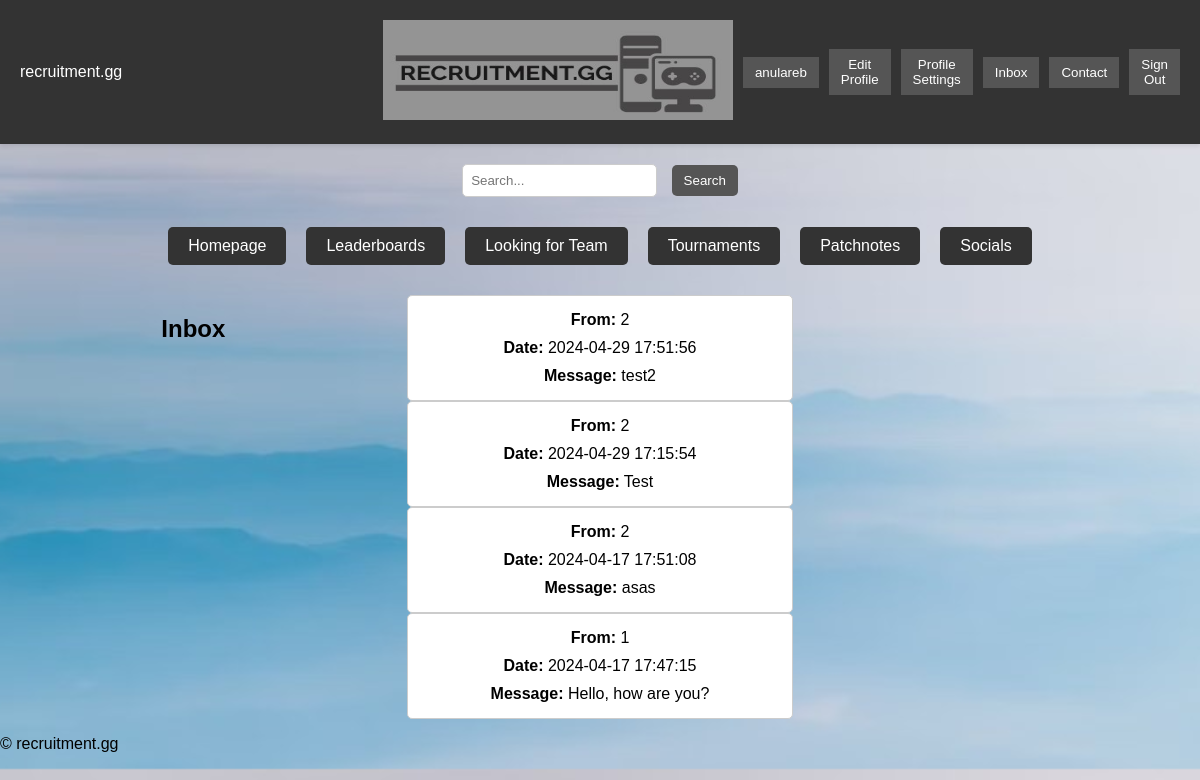
The app's page /inbox.php (signed in) with its own data.
### tables this page shows
CREATE TABLE `messages` (
  `id` int NOT NULL AUTO_INCREMENT,
  `sender_id` int NOT NULL,
  `recipient_id` int NOT NULL,
  `message` text NOT NULL,
  `timestamp` timestamp NULL DEFAULT CURRENT_TIMESTAMP,
  `is_read` tinyint(1) DEFAULT '0',
  PRIMARY KEY (`id`),
  KEY `sender_id` (`sender_id`),
  KEY `recipient_id` (`recipient_id`),
  CONSTRAINT `messages_ibfk_1` FOREIGN KEY (`sender_id`) REFERENCES `users` (`users_id`),
  CONSTRAINT `messages_ibfk_2` FOREIGN KEY (`recipient_id`) REFERENCES `users` (`users_id`)
);

### inbox.php (the view, shortened to what this page needs)
<?php
$loggedIn = isset($_SESSION["username"]);
?>
<!DOCTYPE html>
<html lang="en">
<head>
    <link rel="stylesheet" href="styles.css">
</head>
<body>
<header class="header">
    <div class="logo">recruitment.gg</div>
    <div class="center-logo">
        <img src="logo.jpeg" alt="Site Logo" style="width: 350px; height: 100px;">
    </div>
    <div class="user">
        <?php if ($loggedIn) : ?>
            <button class="username" onclick="window.location.href='profile.php'"><?php echo $_SESSION["username"]; ?></button>
            <button onclick="window.location.href='edit_profile.php'">Edit Profile</button>
            <button onclick="window.location.href='profile_settings.php'">Profile Settings</button>
            <button onclick="window.location.href='inbox.php'">Inbox</button>
            <button onclick="window.location.href='contact.php'">Contact</button>
            <button onclick="window.location.href='logout.php'">Sign Out</button>
        <?php else : ?>
            <button onclick="openLogin()">Login</button>
            <button onclick="openSignup()">Sign Up</button>
        <?php endif; ?>
    </div>
</header>
<div class="search">
    <form action="search.php" method="get">
        <input type="text" id="searchInput" name="query" placeholder="Search...">
        <button type="submit">Search</button>
    </form>
</div>
<main>
    <section class="buttons">
        <a href="index.php" class="button">Homepage</a>
        <a href="leaderboards.php" class="button">Leaderboards</a>
        <a href="LFT.php" class="button">Looking for Team</a>
        <a href="tournaments.php" class="button">Tournaments</a>
        <a href="patchnotes.php" class="button">Patchnotes</a>
        <a href="socials.php" class="button">Socials</a>
    </section>
    <section class="inbox">
        <h1>Inbox</h1>
        <div class="messages">
            <?php
            $conn = new mysqli("localhost", "root", "Password", "valorantlol");
            $user_id = isset($_SESSION['user_id']) ? $_SESSION['user_id'] : null;
            if ($user_id) {
                $sql = "SELECT * FROM messages WHERE recipient_id = $user_id ORDER BY timestamp DESC";
                $result = $conn->query($sql);
                if ($result->num_rows > 0) {
                    while ($row = $result->fetch_assoc()) {
                        echo "<div class='message'>";
                        echo "<p><strong>From:</strong> " . $row["sender_id"] . "</p>";
                        echo "<p><strong>Date:</strong> " . $row["timestamp"] . "</p>";
                        echo "<p><strong>Message:</strong> " . $row["message"] . "</p>";
                        echo "</div>";
                    }
                } else {
                    echo "<p>No messages found.</p>";
                }
            } else {
                echo "<p>User not logged in.</p>";
            }
            ?>
        </div>
    </section>
</main>
<footer>
    <p>&copy; recruitment.gg</p>
</footer>
</body>
</html>

### styles.css (style rules this page uses)
body { font-family: Arial, sans-serif; margin: 0; padding: 0; background-color: #f8f8f8; }
header { background-color: #333; color: white; padding: 10px 20px; display: flex; justify-content: space-between; align-items: center; box-shadow: 0 2px 4px rgba(0, 0, 0, 0.1); }
.logo { flex-grow: 1; }
.user { display: flex; align-items: center; }
.user a, .user button { margin-left: 10px; padding: 8px 12px; border: none; background-color: #555; color: white; cursor: pointer; text-decoration: none; }
.search { text-align: center; margin-top: 20px; }
.search input { padding: 8px; border: 1px solid #ccc; border-radius: 5px; margin-right: 10px; }
.search button { padding: 8px 12px; border: none; background-color: #555; color: white; border-radius: 5px; cursor: pointer; }
main { text-align: center; margin-top: 20px; }
.buttons { display: flex; justify-content: center; flex-wrap: wrap; }
.button { display: inline-block; padding: 10px 20px; margin: 10px; background-color: #333; color: white; text-decoration: none; border-radius: 5px; cursor: pointer; transition: background-color 0.3s; }
body { font-family: Arial, sans-serif; background-color: #f8f8f8; margin: 0; padding: 0; }
header { background-color: #333; color: white; padding: 10px 20px; display: flex; justify-content: space-between; align-items: center; box-shadow: 0 2px 4px rgba(0,0,0,0.1); }
.user button { margin-left: 10px; padding: 8px 12px; border: none; background-color: #555; color: white; cursor: pointer; }

### inbox.php (style rules this page uses)
body { background-image: url('background.jpg'); background-size: cover; background-position: center; }
.header { display: flex; justify-content: space-between; align-items: center; padding: 20px; }
.logo { flex: 1; }
.center-logo img { width: 350px; height: 100px; }
.user { flex: 1; text-align: right; }
.inbox { display: grid; grid-template-columns: repeat(3, 1fr); gap: 20px; margin-top: 20px; }
.message { border: 1px solid #ccc; padding: 10px; background-color: #fff; border-radius: 5px; }
.message p { margin: 0; padding: 5px 0; }

### records on screen
messages: sender "2", timestamp "2024-04-29 17:51:56", message "test2"
messages: sender "2", timestamp "2024-04-29 17:15:54", message "Test"
messages: sender "2", timestamp "2024-04-17 17:51:08", message "asas"
messages: sender "1", timestamp "2024-04-17 17:47:15", message "Hello, how are you?"

### other values on screen
$_SESSION["username"] "anulareb"
